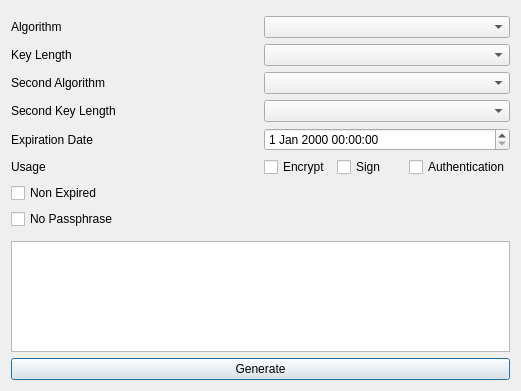
<?xml version="1.0" encoding="UTF-8"?>
<ui version="4.0">
 <class>SubkeyGenDialog</class>
 <widget class="QDialog" name="SubkeyGenDialog">
  <property name="geometry">
   <rect>
    <x>0</x>
    <y>0</y>
    <width>521</width>
    <height>391</height>
   </rect>
  </property>
  <property name="windowTitle">
   <string>Subkey Generation</string>
  </property>
  <layout class="QVBoxLayout" name="verticalLayout">
   <item>
    <layout class="QGridLayout" name="gridLayout_3">
     <property name="topMargin">
      <number>5</number>
     </property>
     <item row="6" column="0">
      <widget class="QLabel" name="usageLabel">
       <property name="text">
        <string>Usage</string>
       </property>
      </widget>
     </item>
     <item row="0" column="1">
      <widget class="QComboBox" name="algoComboBox"/>
     </item>
     <item row="0" column="0">
      <widget class="QLabel" name="algoLabel">
       <property name="text">
        <string>Algorithm</string>
       </property>
      </widget>
     </item>
     <item row="2" column="1">
      <widget class="QComboBox" name="keyLengthComboBox"/>
     </item>
     <item row="3" column="1">
      <widget class="QComboBox" name="scndAlgoComboBox"/>
     </item>
     <item row="5" column="1">
      <widget class="QDateTimeEdit" name="expireDateTimeEdit"/>
     </item>
     <item row="6" column="1">
      <layout class="QHBoxLayout" name="horizontalLayout">
       <item>
        <widget class="QCheckBox" name="encrCheckBox">
         <property name="text">
          <string>Encrypt</string>
         </property>
        </widget>
       </item>
       <item>
        <widget class="QCheckBox" name="signCheckBox">
         <property name="text">
          <string>Sign</string>
         </property>
        </widget>
       </item>
       <item>
        <widget class="QCheckBox" name="authCheckBox">
         <property name="text">
          <string>Authentication</string>
         </property>
        </widget>
       </item>
      </layout>
     </item>
     <item row="2" column="0">
      <widget class="QLabel" name="keyLengthLabel">
       <property name="text">
        <string>Key Length</string>
       </property>
      </widget>
     </item>
     <item row="8" column="0" colspan="2">
      <widget class="QCheckBox" name="nonPassphraseCheckBox">
       <property name="text">
        <string>No Passphrase</string>
       </property>
      </widget>
     </item>
     <item row="7" column="0" colspan="2">
      <widget class="QCheckBox" name="nonExpiredCheckBox">
       <property name="text">
        <string>Non Expired</string>
       </property>
      </widget>
     </item>
     <item row="5" column="0">
      <widget class="QLabel" name="expireLabel">
       <property name="text">
        <string>Expiration Date</string>
       </property>
      </widget>
     </item>
     <item row="3" column="0">
      <widget class="QLabel" name="scndAlgoLabel">
       <property name="text">
        <string>Second Algorithm</string>
       </property>
      </widget>
     </item>
     <item row="4" column="0">
      <widget class="QLabel" name="scndKeyLengthLabel">
       <property name="text">
        <string>Second Key Length</string>
       </property>
      </widget>
     </item>
     <item row="4" column="1">
      <widget class="QComboBox" name="scndKeyLengthComboBox"/>
     </item>
    </layout>
   </item>
   <item>
    <widget class="Line" name="line">
     <property name="orientation">
      <enum>Qt::Vertical</enum>
     </property>
    </widget>
   </item>
   <item>
    <spacer name="verticalSpacer">
     <property name="sizeHint" stdset="0">
      <size>
       <width>20</width>
       <height>40</height>
      </size>
     </property>
    </spacer>
   </item>
   <item>
    <widget class="QPlainTextEdit" name="statusPlainTextEdit"/>
   </item>
   <item>
    <widget class="QPushButton" name="generateButton">
     <property name="text">
      <string>Generate</string>
     </property>
    </widget>
   </item>
  </layout>
 </widget>
 <tabstops>
  <tabstop>algoComboBox</tabstop>
  <tabstop>keyLengthComboBox</tabstop>
  <tabstop>expireDateTimeEdit</tabstop>
  <tabstop>encrCheckBox</tabstop>
  <tabstop>signCheckBox</tabstop>
  <tabstop>authCheckBox</tabstop>
  <tabstop>nonExpiredCheckBox</tabstop>
  <tabstop>nonPassphraseCheckBox</tabstop>
  <tabstop>statusPlainTextEdit</tabstop>
  <tabstop>generateButton</tabstop>
 </tabstops>
 <resources/>
 <connections/>
</ui>
